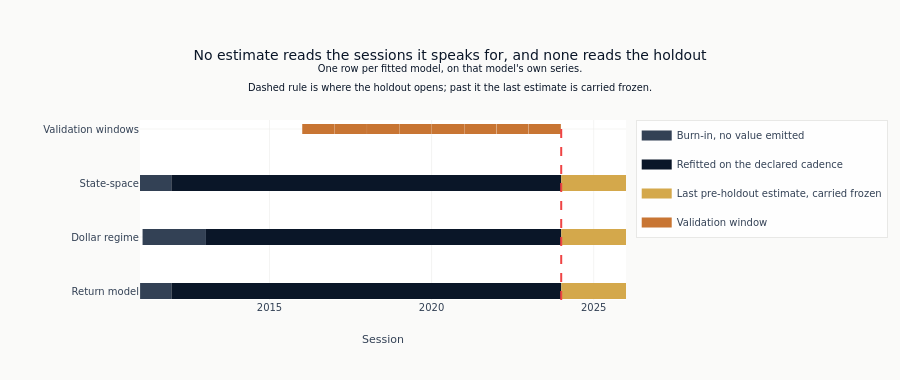

Notebook code cell kept with this figure:
### Code cell
fig.add_vline(x=HOLDOUT_START.isoformat(), line_dash="dash", line_color=COLORS["negative"])
fig.update_layout(
    title=(
        "No estimate reads the sessions it speaks for, and none reads the holdout"
        "<br><sup>One row per fitted model, on that model's own series."
        "<br>Dashed rule is where the holdout opens; past it the last estimate is carried"
        " frozen.</sup>"
    ),
    xaxis_title="Session",
    yaxis_title="",
    height=380,
    margin={"l": 140, "t": 120},
)
show_plotly_with_alt(
    fig,
    "Four horizontal bars against a session axis running from 2011 to the end of 2025. "
    "The top three are the return model, the dollar-regime model and the state-space "
    "model. Each begins with a short grey burn-in stretch at the left, then a long blue "
    "stretch over which it is refitted on its declared cadence, then a short amber "
    "stretch past the dashed vertical rule where the holdout opens and the last estimate "
    "is carried forward frozen. The grey stretches differ in length because the models "
    "spend different burn-ins on series that begin at different dates. The bottom row "
    "holds the eight validation windows as separate short segments stepping up to the "
    "right, all of them well to the right of every grey stretch and all of them ending "
    "before the rule.",
)

### Figure 1 — Plotly figure (JSON) as saved in the notebook; plotly's stock layout.template omitted (floating-point values rounded to 4 significant figures)
{"data": [{"legendgroup": "Burn-in, no value emitted", "line": {"color": "#334155", "width": 16}, "mode": "lines", "name": "Burn-in, no value emitted", "showlegend": true, "type": "scatter", "x": ["2011-01-04", "2011-12-23"], "y": ["Return model", "Return model"]}, {"legendgroup": "Refitted on the declared cadence", "line": {"color": "#0a1628", "width": 16}, "mode": "lines", "name": "Refitted on the declared cadence", "showlegend": true, "type": "scatter", "x": ["2011-12-23", "2024-01-02"], "y": ["Return model", "Return model"]}, {"legendgroup": "Last pre-holdout estimate, carried frozen", "line": {"color": "#D4A84B", "width": 16}, "mode": "lines", "name": "Last pre-holdout estimate, carried frozen", "showlegend": true, "type": "scatter", "x": ["2024-01-02", "2025-12-31"], "y": ["Return model", "Return model"]}, {"legendgroup": "Burn-in, no value emitted", "line": {"color": "#334155", "width": 16}, "mode": "lines", "name": "Burn-in, no value emitted", "showlegend": false, "type": "scatter", "x": ["2011-02-01", "2013-01-15"], "y": ["Dollar regime", "Dollar regime"]}, {"legendgroup": "Refitted on the declared cadence", "line": {"color": "#0a1628", "width": 16}, "mode": "lines", "name": "Refitted on the declared cadence", "showlegend": false, "type": "scatter", "x": ["2013-01-15", "2024-01-02"], "y": ["Dollar regime", "Dollar regime"]}, {"legendgroup": "Last pre-holdout estimate, carried frozen", "line": {"color": "#D4A84B", "width": 16}, "mode": "lines", "name": "Last pre-holdout estimate, carried frozen", "showlegend": false, "type": "scatter", "x": ["2024-01-02", "2025-12-31"], "y": ["Dollar regime", "Dollar regime"]}, {"legendgroup": "Burn-in, no value emitted", "line": {"color": "#334155", "width": 16}, "mode": "lines", "name": "Burn-in, no value emitted", "showlegend": false, "type": "scatter", "x": ["2011-01-03", "2011-12-22"], "y": ["State-space", "State-space"]}, {"legendgroup": "Refitted on the declared cadence", "line": {"color": "#0a1628", "width": 16}, "mode": "lines", "name": "Refitted on the declared cadence", "showlegend": false, "type": "scatter", "x": ["2011-12-22", "2024-01-02"], "y": ["State-space", "State-space"]}, {"legendgroup": "Last pre-holdout estimate, carried frozen", "line": {"color": "#D4A84B", "width": 16}, "mode": "lines", "name": "Last pre-holdout estimate, carried frozen", "showlegend": false, "type": "scatter", "x": ["2024-01-02", "2025-12-31"], "y": ["State-space", "State-space"]}, {"legendgroup": "Validation window", "line": {"color": "#C87533", "width": 10}, "mode": "lines", "name": "Validation window", "showlegend": true, "type": "scatter", "x": ["2016-01-05", "2017-01-03"], "y": ["Validation windows", "Validation windows"]}, {"legendgroup": "Validation window", "line": {"color": "#C87533", "width": 10}, "mode": "lines", "name": "Validation window", "showlegend": false, "type": "scatter", "x": ["2017-01-04", "2018-01-03"], "y": ["Validation windows", "Validation windows"]}, {"legendgroup": "Validation window", "line": {"color": "#C87533", "width": 10}, "mode": "lines", "name": "Validation window", "showlegend": false, "type": "scatter", "x": ["2018-01-04", "2019-01-03"], "y": ["Validation windows", "Validation windows"]}, {"legendgroup": "Validation window", "line": {"color": "#C87533", "width": 10}, "mode": "lines", "name": "Validation window", "showlegend": false, "type": "scatter", "x": ["2019-01-04", "2020-01-03"], "y": ["Validation windows", "Validation windows"]}, {"legendgroup": "Validation window", "line": {"color": "#C87533", "width": 10}, "mode": "lines", "name": "Validation window", "showlegend": false, "type": "scatter", "x": ["2020-01-06", "2021-01-04"], "y": ["Validation windows", "Validation windows"]}, {"legendgroup": "Validation window", "line": {"color": "#C87533", "width": 10}, "mode": "lines", "name": "Validation window", "showlegend": false, "type": "scatter", "x": ["2021-01-05", "2021-12-31"], "y": ["Validation windows", "Validation windows"]}, {"legendgroup": "Validation window", "line": {"color": "#C87533", "width": 10}, "mode": "lines", "name": "Validation window", "showlegend": false, "type": "scatter", "x": ["2022-01-03", "2022-12-30"], "y": ["Validation windows", "Validation windows"]}, {"legendgroup": "Validation window", "line": {"color": "#C87533", "width": 10}, "mode": "lines", "name": "Validation window", "showlegend": false, "type": "scatter", "x": ["2023-01-03", "2023-12-28"], "y": ["Validation windows", "Validation windows"]}], "layout": {"height": 380, "margin": {"l": 140, "t": 120}, "shapes": [{"line": {"color": "#ef4444", "dash": "dash"}, "type": "line", "x0": "2024-01-01", "x1": "2024-01-01", "xref": "x", "y0": 0, "y1": 1, "yref": "y domain"}], "title": {"text": "No estimate reads the sessions it speaks for, and none reads the holdout<br><sup>One row per fitted model, on that model's own series.<br>Dashed rule is where the holdout opens; past it the last estimate is carried frozen.</sup>"}, "xaxis": {"title": {"text": "Session"}}, "yaxis": {"title": {"text": ""}}}}
